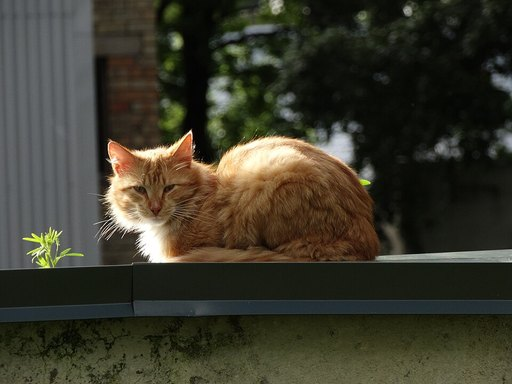
#> input picture tests/fixtures/vision_ai4/real_pack/real-cat-orange-cal-01.jpg, 512 x 384 px
$ python -i image_features.py   (imports and definitions only)
#> lines starting #> are read from the running program, lines starting #| are printed output that depends on the picture
"""Lightweight, local visual descriptors for ranking similar pet photos.

This is an image-similarity aid rather than a trained species classifier. It
uses a color histogram and a small grayscale grid, so it works without a cloud
service and does not claim to identify an animal by itself.
"""

from __future__ import annotations

import hashlib
import json
import math
from dataclasses import asdict, dataclass
from io import BytesIO
from typing import BinaryIO

from PIL import Image, ImageOps, UnidentifiedImageError

from petcare.services.exceptions import ValidationError
from petcare.vision.coat_color_lab import (
    EMBEDDING_VERSION,
    FG_LAB_VERSION,
    decode_embedding_f16_b64,
    validate_lab_histogram,
)
from petcare.vision.species_taxonomy import COAT_PROFILE_BUCKETS


MAX_PIXELS = 20_000_000
HISTOGRAM_SIZE = 32
GRID_SIZE = 16
VISUAL_HASH_VERSION = 1
VISUAL_HASH_BITS = 64
_HISTOGRAM_WEIGHT = 0.39
_GRID_WEIGHT = 0.22
_UINT64_MASK = (1 << 64) - 1
_HEX64_RE_LEN = 16
_SHA256_HEX_LEN = 64
_DCT_COS = tuple(
    tuple(math.cos((2 * x + 1) * u * math.pi / 64.0) for u in range(8))
    for x in range(32)
)


def _make_visual_projections():
    """Build versioned projections with a PRNG independent of Python's random module."""
    state = 0x504554434152455F
    projections = []
    for _ in range(VISUAL_HASH_BITS):
        projection = []
        for _ in range(2 * HISTOGRAM_SIZE + GRID_SIZE**2):
            state = (state + 0x9E3779B97F4A7C15) & _UINT64_MASK
            value = state
            value = ((value ^ (value >> 30)) * 0xBF58476D1CE4E5B9) & _UINT64_MASK
            value = ((value ^ (value >> 27)) * 0x94D049BB133111EB) & _UINT64_MASK
            value ^= value >> 31
            projection.append(1 if value & 1 else -1)
        projections.append(tuple(projection))
#> further down, picture is the input picture: PIL image 512x384 RGB; mean R, G, B 59.6, 57.4, 44.1
    return tuple(projections)


_VISUAL_PROJECTIONS = _make_visual_projections()


def _flatten_pixels(image: Image.Image):
    # Pillow 12 deprecates getdata(); retain a fallback for the declared 10.x range.
    flatten = getattr(image, "get_flattened_data", None)
    return flatten() if flatten else image.getdata()


class InvalidImage(ValidationError):
    """Raised when uploaded bytes are not a safe supported image."""


@dataclass(frozen=True, slots=True)
class ImageDescriptor:
    width: int
    height: int
    color_histogram: tuple[float, ...]
    grayscale_grid: tuple[int, ...]
    dominant_colors: tuple[str, ...]
    # New descriptors retain an extra center crop so backgrounds have less
    # influence. Empty means a legacy descriptor; comparisons then use globals.
    center_color_histogram: tuple[float, ...] = ()
    # Version 1 is a 64-bit SimHash used only to find likely image candidates.
    # The full descriptor remains authoritative for ranking.
    visual_hash: str = ""
    # AI-4.0a cryptographic & perceptual signatures + backdrop-masked coat profile.
    raw_sha256: str = ""
    normalized_sha256: str = ""
    dhash64: str = ""
    phash64: str = ""
    subject_coat_profile: tuple[float, ...] = ()
    flat_pixel_ratio: float = 0.0
    # AI-4.0c versioned 1280-D foreground visual embedding + white-balanced CIE-Lab coat profile.
    embedding_version: str = ""
    embedding_b64: str = ""
    fg_lab_version: str = ""
    fg_lab_histogram: tuple[float, ...] = ()
    fg_coat_profile: tuple[float, ...] = ()
    fg_bbox: tuple[float, float, float, float] | None = None


def sha256_hex(data: bytes) -> str:
    """Return lowercase 64-character SHA-256 hex digest for image byte comparison."""
    return hashlib.sha256(data).hexdigest()


# [40 lines left out: functions _compute_dhash64, _compute_phash64, _compute_flat_pixel_ratio, not called in this run]


def _compute_subject_coat_profile(image: Image.Image) -> tuple[float, ...]:
    """Estimate foreground subject coat-color distribution while masking uniform studio backdrops."""
    width, height = image.size
#> width = 512; height = 384
    small = image.resize((48, 48), Image.Resampling.BILINEAR)
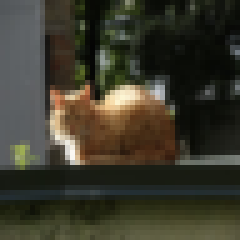
#> small: PIL image 48x48 RGB (shown 5 times larger); mean R, G, B 59.6, 57.4, 44.1
    spx = list(_flatten_pixels(small))
#> spx = 2304 items, first 6: (84, 88, 91), (85, 89, 92), (87, 91, 94), (88, 92, 95), (90, 93, 97), (92, 96, 98)
    border = [
        spx[y * 48 + x]
        for y in range(48)
        for x in range(48)
        if x < 4 or x >= 44 or y < 4 or y >= 44
    ]
#> border = 704 items, first 6: (84, 88, 91), (85, 89, 92), (87, 91, 94), (88, 92, 95), (90, 93, 97), (92, 96, 98)
    bg_r = sum(p[0] for p in border) / len(border)
#> bg_r = 58.32
    bg_g = sum(p[1] for p in border) / len(border)
#> bg_g = 60.88
    bg_b = sum(p[2] for p in border) / len(border)
#> bg_b = 48.86

    cw, ch = max(1, round(width * 0.56)), max(1, round(height * 0.56))
#> cw = 287; ch = 215
    lx, ty = (width - cw) // 2, (height - ch) // 2
#> lx = 112; ty = 84
    crop = image.crop((lx, ty, lx + cw, ty + ch)).resize((64, 64), Image.Resampling.BILINEAR)
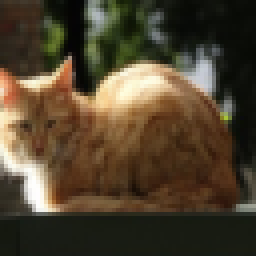
#> crop: PIL image 64x64 RGB (shown 4 times larger); mean R, G, B 79.6, 66.6, 46.7
    px = list(_flatten_pixels(crop))
#> px = 4096 items, first 6: (56, 48, 37), (63, 51, 37), (67, 54, 38), (63, 52, 38), (62, 51, 39), (67, 57, 44)

    def _accumulate(mask_backdrop: bool) -> tuple[dict[str, int], int]:
#> called with mask_backdrop = True
        counts = {k: 0 for k in COAT_PROFILE_BUCKETS}
        kept = 0
        for r, g, b in px:
            if (
                mask_backdrop
                and abs(r - bg_r) < 16
                and abs(g - bg_g) < 16
                and abs(b - bg_b) < 16
            ):
                continue
            kept += 1
            hi, lo = max(r, g, b), min(r, g, b)
            chroma = hi - lo
            lum = 0.299 * r + 0.587 * g + 0.114 * b
            if lum < 52 and chroma < 42:
                counts["black_dark"] += 1
            elif lum > 202 and chroma < 30:
                counts["white_light"] += 1
            elif chroma < 24:
                counts["gray_silver"] += 1
            elif r > b + 32 and r >= g and g >= b - 12:
                if lum > 175 and chroma < 65:
                    counts["cream_tan"] += 1
                elif r > 132 and (g - b) >= 10:
                    counts["orange_gold"] += 1
                else:
                    counts["brown"] += 1
            else:
                counts["other"] += 1
#> this loop made 4096 passes
#> (r, g, b, hi, lo, chroma, lum) on passes 12 to 14: (23, 26, 13, 26, 13, 13, 23.62), (12, 15, 5, 15, 5, 10, 12.96), (10, 12, 6, 12, 6, 6, 10.72)
#> after the loop, counts = {'orange_gold': 436, 'cream_tan': 118, 'brown': 1182, 'black_dark': 1768, 'gray_silver': 196, 'white_light': 69, 'other': 145}; kept = 3914
        return counts, kept

    counts, kept = _accumulate(mask_backdrop=True)
#> kept = 3914
    if kept < 200:
        counts, kept = _accumulate(mask_backdrop=False)
    denom = max(1, kept)
#> denom = 3914
    return tuple(round(counts[k] / denom, 5) for k in COAT_PROFILE_BUCKETS)


compute_subject_coat_profile = _compute_subject_coat_profile


# [187 lines left out: functions hamming_hex64, compare_coat_profiles, _color_name, describe_image, _visual_hash, visual_hash_bands and 2 more, not called in this run]


def descriptor_to_json(descriptor: ImageDescriptor) -> str:
    return json.dumps(asdict(descriptor), ensure_ascii=False, separators=(",", ":"))


# [165 lines left out: functions descriptor_from_json, compare_images, compare_images_from_json, read_upload, similarity_components, not called in this run]

>>> from PIL import Image
>>> picture = Image.open('../../tests/fixtures/vision_ai4/real_pack/real-cat-orange-cal-01.jpg')
>>> result = _compute_subject_coat_profile(picture)
#> result = (0.111, 0.0301, 0.302, 0.452, 0.0501, 0.0176, 0.037)

$ run again, on tests/fixtures/vision_ai4/real_pack/real-cat-orange-cal-02.jpg
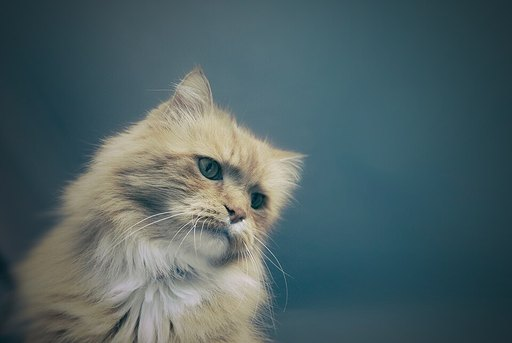
#> input picture tests/fixtures/vision_ai4/real_pack/real-cat-orange-cal-02.jpg, 512 x 343 px
#> picture is the input picture: PIL image 512x343 RGB; mean R, G, B 79, 98.2, 101
#> in _compute_subject_coat_profile, `small = image.resize((48, 48), Image.Resampling.BILINEAR)`:
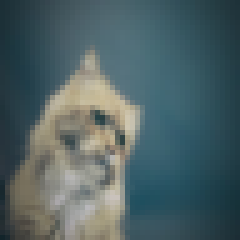
#> small: PIL image 48x48 RGB (shown 5 times larger); mean R, G, B 79, 98.3, 101
#> spx = 2304 items, first 6: (28, 47, 54), (29, 49, 56), (31, 51, 58), (33, 53, 60), (36, 56, 63), (39, 59, 66)
#> border = 704 items, first 6: (28, 47, 54), (29, 49, 56), (31, 51, 58), (33, 53, 60), (36, 56, 63), (39, 59, 66)
#> bg_r = 55.34
#> bg_g = 74.32
#> bg_b = 79.18
#> in _compute_subject_coat_profile, `crop = image.crop((lx, ty, lx + cw, ty + ch)).resize((64, 64), Image.R..`:
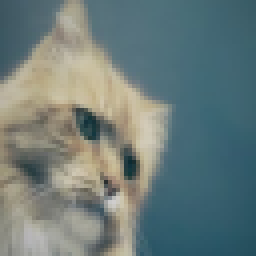
#> crop: PIL image 64x64 RGB (shown 4 times larger); mean R, G, B 108.2, 124.1, 122.3
#> px = 4096 items, first 6: (62, 86, 96), (64, 88, 98), (65, 89, 99), (67, 91, 102), (69, 92, 104), (71, 95, 107)
#> the loop in _accumulate, `for r, g, b in px:` made 4096 passes
#> (r, g, b, hi, lo, chroma, lum) on passes 1 to 3: (62, 86, 96, 96, 62, 34, 79.96), (64, 88, 98, 98, 64, 34, 81.96), (65, 89, 99, 99, 65, 34, 82.96)
#> after the loop in _accumulate, `for r, g, b in px:`: counts = {'orange_gold': 299, 'cream_tan': 287, 'brown': 1, 'black_dark': 18, 'gray_silver': 1018, 'white_light': 5, 'other': 2414}; kept = 4042
#> result = (0.074, 0.071, 0.00025, 0.00445, 0.252, 0.00124, 0.597)

$ run again, on tests/fixtures/vision_ai4/real_pack/real-cat-orange-hold-01.jpg
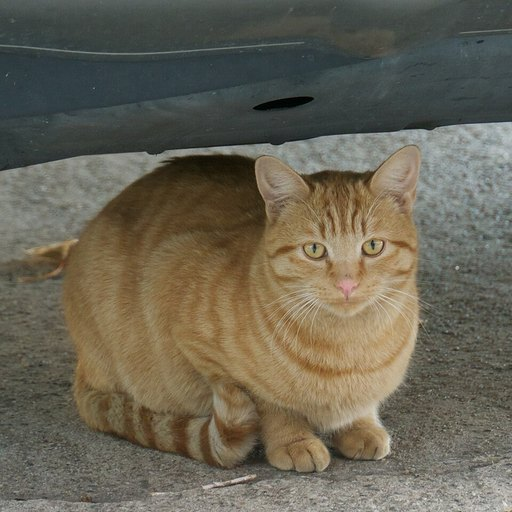
#> input picture tests/fixtures/vision_ai4/real_pack/real-cat-orange-hold-01.jpg, 512 x 512 px
#> picture is the input picture: PIL image 512x512 RGB; mean R, G, B 105, 99.9, 84.6
#> in _compute_subject_coat_profile, `small = image.resize((48, 48), Image.Resampling.BILINEAR)`:
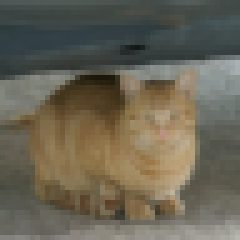
#> small: PIL image 48x48 RGB (shown 5 times larger); mean R, G, B 105, 99.8, 84.6
#> spx = 2304 items, first 6: (77, 86, 84), (78, 87, 85), (79, 88, 85), (79, 88, 87), (79, 88, 86), (80, 88, 85)
#> border = 704 items, first 6: (77, 86, 84), (78, 87, 85), (79, 88, 85), (79, 88, 87), (79, 88, 86), (80, 88, 85)
#> bg_r = 97.11
#> bg_g = 100
#> bg_b = 93.82
#> in _compute_subject_coat_profile, `crop = image.crop((lx, ty, lx + cw, ty + ch)).resize((64, 64), Image.R..`:
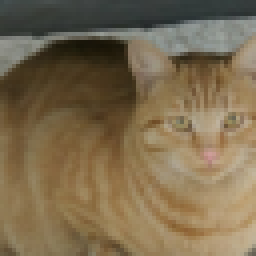
#> crop: PIL image 64x64 RGB (shown 4 times larger); mean R, G, B 124.2, 107.4, 79.3
#> px = 4096 items, first 6: (63, 73, 73), (69, 79, 79), (68, 77, 77), (66, 74, 73), (66, 74, 71), (64, 72, 69)
#> the loop in _accumulate, `for r, g, b in px:` made 4096 passes
#> (r, g, b, hi, lo, chroma, lum) on passes 1 to 3: (63, 73, 73, 73, 63, 10, 70.01), (69, 79, 79, 79, 69, 10, 76.01), (68, 77, 77, 77, 68, 9, 74.31)
#> after the loop in _accumulate, `for r, g, b in px:`: counts = {'orange_gold': 1996, 'cream_tan': 23, 'brown': 1047, 'black_dark': 267, 'gray_silver': 673, 'white_light': 0, 'other': 55}; kept = 4061
#> result = (0.491, 0.00566, 0.258, 0.0658, 0.166, 0, 0.0135)

$ run again, on tests/fixtures/vision_ai4/real_pack/real-cat-orange-hold-02.jpg
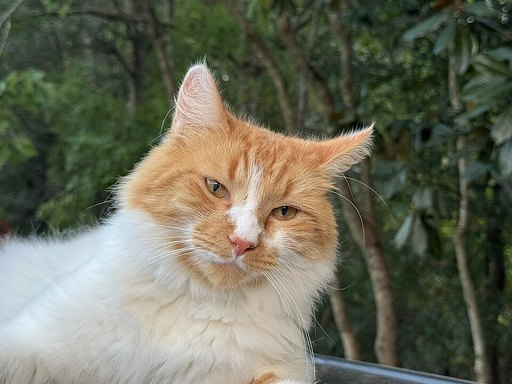
#> input picture tests/fixtures/vision_ai4/real_pack/real-cat-orange-hold-02.jpg, 512 x 384 px
#> picture is the input picture: PIL image 512x384 RGB; mean R, G, B 105.8, 107.4, 90.2
#> in _compute_subject_coat_profile, `small = image.resize((48, 48), Image.Resampling.BILINEAR)`:
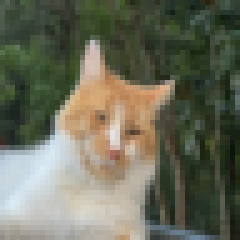
#> small: PIL image 48x48 RGB (shown 5 times larger); mean R, G, B 105.8, 107.4, 90.2
#> spx = 2304 items, first 6: (70, 87, 71), (85, 98, 85), (68, 79, 64), (53, 67, 53), (72, 94, 64), (69, 89, 60)
#> border = 704 items, first 6: (70, 87, 71), (85, 98, 85), (68, 79, 64), (53, 67, 53), (72, 94, 64), (69, 89, 60)
#> bg_r = 86.73
#> bg_g = 95.62
#> bg_b = 83.06
#> in _compute_subject_coat_profile, `crop = image.crop((lx, ty, lx + cw, ty + ch)).resize((64, 64), Image.R..`:
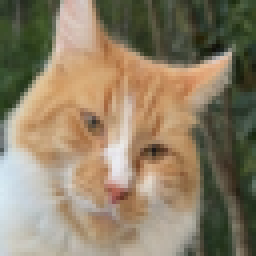
#> crop: PIL image 64x64 RGB (shown 4 times larger); mean R, G, B 141.5, 127.7, 103.5
#> px = 4096 items, first 6: (58, 71, 51), (51, 64, 45), (40, 51, 35), (51, 61, 49), (59, 65, 57), (40, 44, 34)
#> the loop in _accumulate, `for r, g, b in px:` made 4096 passes
#> (r, g, b, hi, lo, chroma, lum) on passes 1 to 3: (58, 71, 51, 71, 51, 20, 64.83), (51, 64, 45, 64, 45, 19, 57.95), (40, 51, 35, 51, 35, 16, 45.89)
#> after the loop in _accumulate, `for r, g, b in px:`: counts = {'orange_gold': 1527, 'cream_tan': 186, 'brown': 51, 'black_dark': 319, 'gray_silver': 981, 'white_light': 245, 'other': 648}; kept = 3957
#> result = (0.386, 0.047, 0.0129, 0.0806, 0.248, 0.0619, 0.164)
